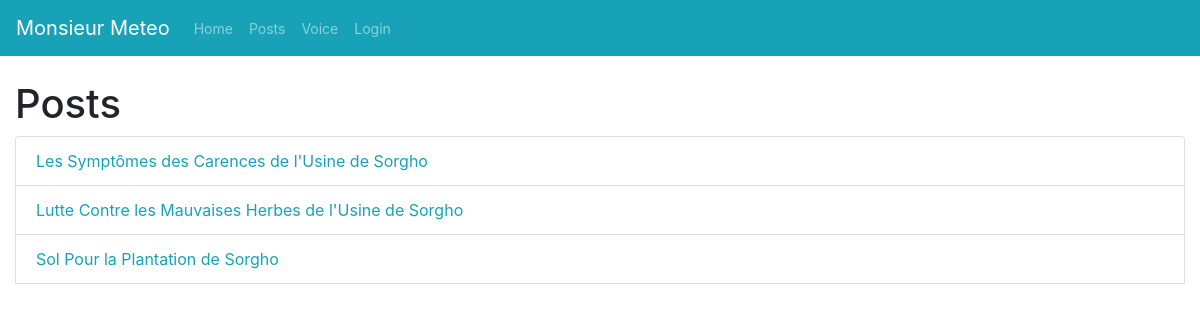
Page /posts on the earlier database version.
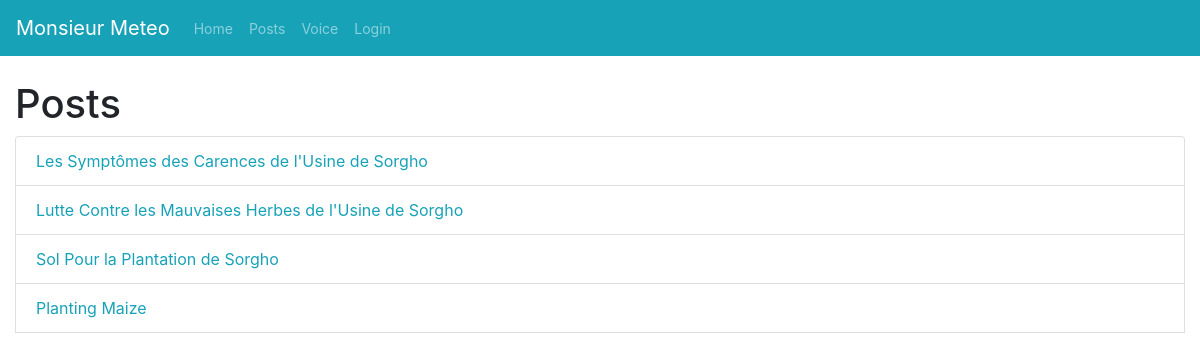
Same page on the later database version.
### app.py (models this page shows)
class Posts(db.Model):
    id =db.Column(db.Integer, primary_key=True)
    title = db.Column(db.String(100), nullable=False)
    body = db.Column(db.Text, nullable=False)
    create_date = db.Column(db.DateTime, nullable=False)

### app.py (the view)
@app.route('/posts')
def posts():
        posts = Posts.query.all()
        if len(posts) > 0:
            return render_template('posts.html', posts=posts)
        else:
            msg = 'No Posts Found'
            return render_template('posts.html', msg=msg)

### templates/posts.html
{% extends 'layout.html' %}
{% block body %}
<div class="container-fluid">
  <h1>Posts</h1>
  <ul class="list-group">
   {% for post in posts %}
      <li class="list-group-item"> <a href="post/{{post.id}}" class = "text-info"> {{post.title}}</li>
   {% endfor %}
  </ul>
</div>
{% endblock %}

Differences in the rows shown:
added Posts: title "Planting Maize"
